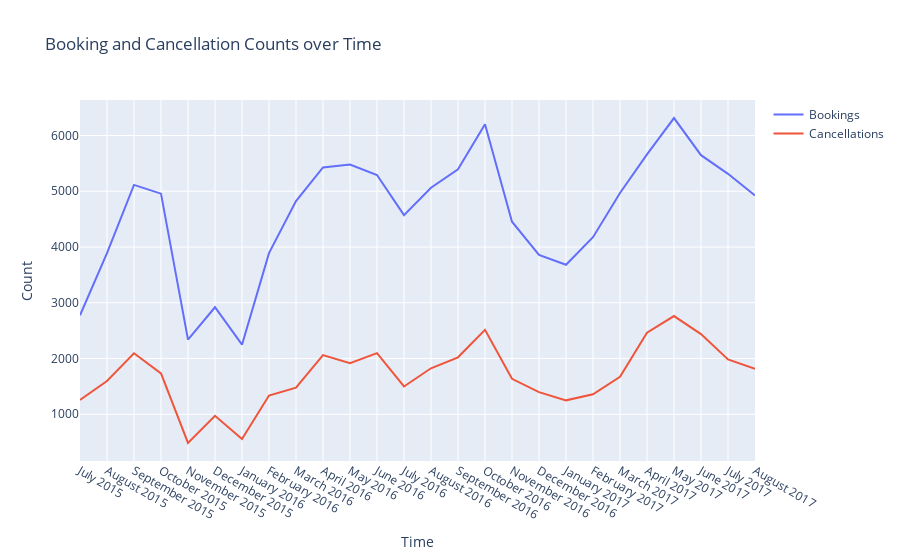

Notebook code for this chart:
### Code cell
years = data['arrival_date_year'].unique().tolist()
years.sort()
x_ticks = []
booking_counts = []
cancellation_counts = []
months = ['January','February','March','April','May','June','July','August','September','October','November','December']
for year in years:
    for month in months:
        x_ticks.append(month + " " + str(year))
        booking_counts.append(len(data[(data['arrival_date_year'] == year) & (data['arrival_date_month'] == month)]))
        cancellation_counts.append(len(data[(data['arrival_date_year'] == year) & (data['arrival_date_month'] == month) & (data['is_canceled'] == 1)]))

# Removing time periods that are out of range of the data
x_ticks = x_ticks[6:-4]
booking_counts = booking_counts[6:-4]
cancellation_counts = cancellation_counts[6:-4]

fig = go.Figure()
fig.add_trace(
    go.Scatter(
        x=x_ticks, 
        y=booking_counts, 
        name="Bookings"
    )
)
fig.add_trace(
    go.Scatter(
        x=x_ticks, 
        y=cancellation_counts, 
        name="Cancellations"
    )
)
fig.update_layout(
    title="Booking and Cancellation Counts over Time", 
    xaxis_title="Time", 
    yaxis_title="Count"
)
fig.show()

### Figure 1 — Plotly figure (JSON) as saved in the notebook; plotly's stock layout.template omitted (floating-point values rounded to 4 significant figures)
{"data": [{"name": "Bookings", "type": "scatter", "x": ["July 2015", "August 2015", "September 2015", "October 2015", "November 2015", "December 2015", "January 2016", "February 2016", "March 2016", "April 2016", "May 2016", "June 2016", "July 2016", "August 2016", "September 2016", "October 2016", "November 2016", "December 2016", "January 2017", "February 2017", "March 2017", "April 2017", "May 2017", "June 2017", "July 2017", "August 2017"], "y": [2776, 3889, 5114, 4957, 2340, 2920, 2248, 3891, 4824, 5428, 5478, 5292, 4572, 5063, 5394, 6203, 4454, 3860, 3681, 4177, 4970, 5661, 6313, 5647, 5313, 4925]}, {"name": "Cancellations", "type": "scatter", "x": ["July 2015", "August 2015", "September 2015", "October 2015", "November 2015", "December 2015", "January 2016", "February 2016", "March 2016", "April 2016", "May 2016", "June 2016", "July 2016", "August 2016", "September 2016", "October 2016", "November 2016", "December 2016", "January 2017", "February 2017", "March 2017", "April 2017", "May 2017", "June 2017", "July 2017", "August 2017"], "y": [1259, 1598, 2094, 1732, 486, 973, 557, 1337, 1477, 2061, 1915, 2096, 1499, 1825, 2022, 2514, 1636, 1398, 1250, 1359, 1672, 2463, 2762, 2439, 1984, 1816]}], "layout": {"title": {"text": "Booking and Cancellation Counts over Time"}, "xaxis": {"title": {"text": "Time"}}, "yaxis": {"title": {"text": "Count"}}}}
